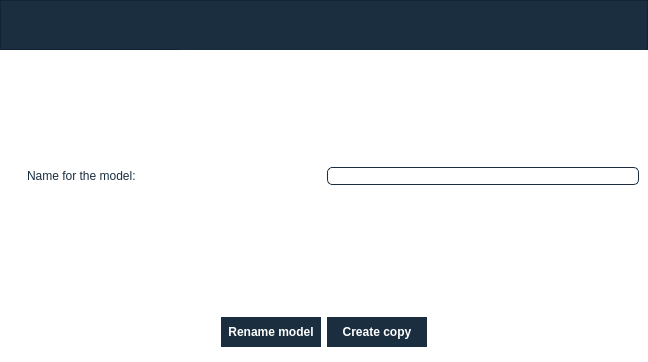
<?xml version="1.0" encoding="UTF-8"?>
<ui version="4.0">
 <class>Dialog</class>
 <widget class="QDialog" name="Dialog">
  <property name="geometry">
   <rect>
    <x>0</x>
    <y>0</y>
    <width>648</width>
    <height>362</height>
   </rect>
  </property>
  <property name="windowTitle">
   <string>ITMT</string>
  </property>
  <property name="windowIcon">
   <iconset>
    <normaloff>../resources/images/fuzzy_training4.png</normaloff>../resources/images/fuzzy_training4.png</iconset>
  </property>
  <layout class="QVBoxLayout" name="verticalLayout_2">
   <property name="spacing">
    <number>0</number>
   </property>
   <property name="leftMargin">
    <number>0</number>
   </property>
   <property name="topMargin">
    <number>0</number>
   </property>
   <property name="rightMargin">
    <number>0</number>
   </property>
   <property name="bottomMargin">
    <number>0</number>
   </property>
   <item>
    <widget class="QFrame" name="background">
     <property name="styleSheet">
      <string notr="true">/* Tooltip */
QToolTip {
	color: #ffffff;
	background-color: #8FA4BF;
	border: 1px solid #1A2E40;
	background-image: none;
	background-position: left center;
    background-repeat: no-repeat;
	border: none;
	border-left: 2px solid #1A2E40;
	text-align: left;
	padding-left: 8px;
	margin: 0px;
}

/* Left Menu and title*/
#frame_top {	
	background-color: #1A2E40;
}

#frame_top_bar_right {	
	background-color: #1A2E40;
}

#frame_top_bar_left {	
	background-color: #1A2E40;
}


#frame_left_top_bar {
	background-color: transparent;
}

#frame_right_top_bar {
	background-color: transparent;
}

#frame_content{	
	background-color: #FFFFFF;
}



</string>
     </property>
     <property name="frameShape">
      <enum>QFrame::NoFrame</enum>
     </property>
     <property name="frameShadow">
      <enum>QFrame::Raised</enum>
     </property>
     <layout class="QVBoxLayout" name="verticalLayout_24">
      <property name="spacing">
       <number>0</number>
      </property>
      <property name="leftMargin">
       <number>0</number>
      </property>
      <property name="topMargin">
       <number>0</number>
      </property>
      <property name="rightMargin">
       <number>0</number>
      </property>
      <property name="bottomMargin">
       <number>0</number>
      </property>
      <item>
       <widget class="QFrame" name="frame_top">
        <property name="minimumSize">
         <size>
          <width>0</width>
          <height>50</height>
         </size>
        </property>
        <property name="maximumSize">
         <size>
          <width>16777215</width>
          <height>50</height>
         </size>
        </property>
        <property name="frameShape">
         <enum>QFrame::StyledPanel</enum>
        </property>
        <property name="frameShadow">
         <enum>QFrame::Raised</enum>
        </property>
        <layout class="QHBoxLayout" name="horizontalLayout_29">
         <property name="spacing">
          <number>0</number>
         </property>
         <property name="leftMargin">
          <number>0</number>
         </property>
         <property name="topMargin">
          <number>0</number>
         </property>
         <property name="rightMargin">
          <number>0</number>
         </property>
         <property name="bottomMargin">
          <number>0</number>
         </property>
         <item>
          <widget class="QFrame" name="frame_top_bar_left">
           <property name="minimumSize">
            <size>
             <width>180</width>
             <height>0</height>
            </size>
           </property>
           <property name="maximumSize">
            <size>
             <width>180</width>
             <height>16777215</height>
            </size>
           </property>
           <property name="frameShape">
            <enum>QFrame::NoFrame</enum>
           </property>
           <property name="frameShadow">
            <enum>QFrame::Raised</enum>
           </property>
           <layout class="QVBoxLayout" name="verticalLayout_6">
            <property name="spacing">
             <number>0</number>
            </property>
            <property name="leftMargin">
             <number>0</number>
            </property>
            <property name="topMargin">
             <number>0</number>
            </property>
            <property name="rightMargin">
             <number>0</number>
            </property>
            <property name="bottomMargin">
             <number>0</number>
            </property>
            <item>
             <widget class="QFrame" name="title_frame">
              <property name="minimumSize">
               <size>
                <width>0</width>
                <height>50</height>
               </size>
              </property>
              <property name="maximumSize">
               <size>
                <width>16777215</width>
                <height>50</height>
               </size>
              </property>
              <property name="frameShape">
               <enum>QFrame::NoFrame</enum>
              </property>
              <property name="frameShadow">
               <enum>QFrame::Raised</enum>
              </property>
              <layout class="QHBoxLayout" name="horizontalLayout_14">
               <property name="spacing">
                <number>0</number>
               </property>
               <property name="leftMargin">
                <number>0</number>
               </property>
               <property name="topMargin">
                <number>0</number>
               </property>
               <property name="rightMargin">
                <number>0</number>
               </property>
               <property name="bottomMargin">
                <number>0</number>
               </property>
               <item>
                <widget class="QLabel" name="label_logo_2">
                 <property name="text">
                  <string/>
                 </property>
                </widget>
               </item>
               <item>
                <widget class="QLabel" name="label_title_2">
                 <property name="text">
                  <string/>
                 </property>
                </widget>
               </item>
              </layout>
             </widget>
            </item>
           </layout>
          </widget>
         </item>
         <item>
          <widget class="QFrame" name="frame_top_bar_right">
           <property name="minimumSize">
            <size>
             <width>0</width>
             <height>50</height>
            </size>
           </property>
           <property name="maximumSize">
            <size>
             <width>16777215</width>
             <height>50</height>
            </size>
           </property>
           <property name="frameShape">
            <enum>QFrame::NoFrame</enum>
           </property>
           <property name="frameShadow">
            <enum>QFrame::Raised</enum>
           </property>
           <layout class="QHBoxLayout" name="horizontalLayout_18">
            <property name="spacing">
             <number>-1</number>
            </property>
            <property name="leftMargin">
             <number>12</number>
            </property>
            <property name="topMargin">
             <number>12</number>
            </property>
            <property name="rightMargin">
             <number>12</number>
            </property>
            <property name="bottomMargin">
             <number>12</number>
            </property>
            <item>
             <widget class="QFrame" name="frame_left_top_bar">
              <property name="minimumSize">
               <size>
                <width>0</width>
                <height>50</height>
               </size>
              </property>
              <property name="maximumSize">
               <size>
                <width>16777215</width>
                <height>50</height>
               </size>
              </property>
              <property name="frameShape">
               <enum>QFrame::StyledPanel</enum>
              </property>
              <property name="frameShadow">
               <enum>QFrame::Raised</enum>
              </property>
             </widget>
            </item>
            <item>
             <widget class="QFrame" name="frame_right_top_bar">
              <property name="minimumSize">
               <size>
                <width>0</width>
                <height>50</height>
               </size>
              </property>
              <property name="maximumSize">
               <size>
                <width>16777215</width>
                <height>50</height>
               </size>
              </property>
              <property name="frameShape">
               <enum>QFrame::StyledPanel</enum>
              </property>
              <property name="frameShadow">
               <enum>QFrame::Raised</enum>
              </property>
             </widget>
            </item>
           </layout>
          </widget>
         </item>
        </layout>
       </widget>
      </item>
      <item>
       <widget class="QFrame" name="frame_content">
        <property name="frameShape">
         <enum>QFrame::NoFrame</enum>
        </property>
        <property name="frameShadow">
         <enum>QFrame::Raised</enum>
        </property>
        <layout class="QVBoxLayout" name="verticalLayout">
         <property name="spacing">
          <number>0</number>
         </property>
         <property name="leftMargin">
          <number>0</number>
         </property>
         <property name="topMargin">
          <number>0</number>
         </property>
         <property name="rightMargin">
          <number>0</number>
         </property>
         <property name="bottomMargin">
          <number>0</number>
         </property>
         <item>
          <widget class="QFrame" name="frame_top_preproc">
           <property name="sizePolicy">
            <sizepolicy hsizetype="Preferred" vsizetype="Preferred">
             <horstretch>0</horstretch>
             <verstretch>0</verstretch>
            </sizepolicy>
           </property>
           <property name="maximumSize">
            <size>
             <width>16777215</width>
             <height>16777215</height>
            </size>
           </property>
           <property name="styleSheet">
            <string notr="true"/>
           </property>
           <property name="frameShape">
            <enum>QFrame::NoFrame</enum>
           </property>
           <property name="frameShadow">
            <enum>QFrame::Raised</enum>
           </property>
           <layout class="QHBoxLayout" name="horizontalLayout">
            <item>
             <widget class="QLabel" name="label_9">
              <property name="styleSheet">
               <string notr="true">color:#1A2E40;
font: 87 12pt italic &quot;Avenir&quot;;
padding-left: 15px;</string>
              </property>
              <property name="text">
               <string>Name for the model:</string>
              </property>
             </widget>
            </item>
            <item>
             <widget class="QLineEdit" name="lineEdit_new_name">
              <property name="sizePolicy">
               <sizepolicy hsizetype="Preferred" vsizetype="Fixed">
                <horstretch>0</horstretch>
                <verstretch>0</verstretch>
               </sizepolicy>
              </property>
              <property name="styleSheet">
               <string notr="true">QLineEdit {	
	background-color: #FFFFFF;
	font: 87 italic 12pt &quot;Avenir&quot;;
	border-radius: 5px;
	border: 1px solid #1A2E40;
	color:black;
}</string>
              </property>
              <property name="readOnly">
               <bool>false</bool>
              </property>
             </widget>
            </item>
           </layout>
          </widget>
         </item>
         <item>
          <widget class="QFrame" name="frame_bottom_preproc">
           <property name="sizePolicy">
            <sizepolicy hsizetype="Preferred" vsizetype="Fixed">
             <horstretch>0</horstretch>
             <verstretch>0</verstretch>
            </sizepolicy>
           </property>
           <property name="maximumSize">
            <size>
             <width>16777215</width>
             <height>60</height>
            </size>
           </property>
           <property name="styleSheet">
            <string notr="true">border:none;</string>
           </property>
           <property name="frameShape">
            <enum>QFrame::StyledPanel</enum>
           </property>
           <property name="frameShadow">
            <enum>QFrame::Raised</enum>
           </property>
           <layout class="QHBoxLayout" name="horizontalLayout_8">
            <item>
             <spacer name="horizontalSpacer_7">
              <property name="orientation">
               <enum>Qt::Horizontal</enum>
              </property>
              <property name="sizeHint" stdset="0">
               <size>
                <width>40</width>
                <height>20</height>
               </size>
              </property>
             </spacer>
            </item>
            <item>
             <widget class="QPushButton" name="pushButton_rename_model">
              <property name="minimumSize">
               <size>
                <width>100</width>
                <height>30</height>
               </size>
              </property>
              <property name="styleSheet">
               <string notr="true">QPushButton {
	background-color: #1A2E40;
	font: 87 13pt &quot;Avenir&quot;;
	font-weight: bold;
	color: #FFFFFF;
}
QPushButton:hover {
	background-color: #4D6F8C;
 }
QPushButton:pressed {	
	background-color: #4D6F8C;
}

</string>
              </property>
              <property name="text">
               <string>Rename model</string>
              </property>
             </widget>
            </item>
            <item>
             <widget class="QPushButton" name="pushButton_create_copy">
              <property name="minimumSize">
               <size>
                <width>100</width>
                <height>30</height>
               </size>
              </property>
              <property name="styleSheet">
               <string notr="true">QPushButton {
	background-color: #1A2E40;
	font: 87 13pt &quot;Avenir&quot;;
	font-weight: bold;
	color: #FFFFFF;
}
QPushButton:hover {
	background-color: #4D6F8C;
 }
QPushButton:pressed {	
	background-color: #4D6F8C;
}

</string>
              </property>
              <property name="text">
               <string>Create copy</string>
              </property>
             </widget>
            </item>
            <item>
             <spacer name="horizontalSpacer_6">
              <property name="orientation">
               <enum>Qt::Horizontal</enum>
              </property>
              <property name="sizeHint" stdset="0">
               <size>
                <width>40</width>
                <height>20</height>
               </size>
              </property>
             </spacer>
            </item>
           </layout>
          </widget>
         </item>
        </layout>
       </widget>
      </item>
     </layout>
    </widget>
   </item>
  </layout>
 </widget>
 <resources/>
 <connections/>
</ui>
